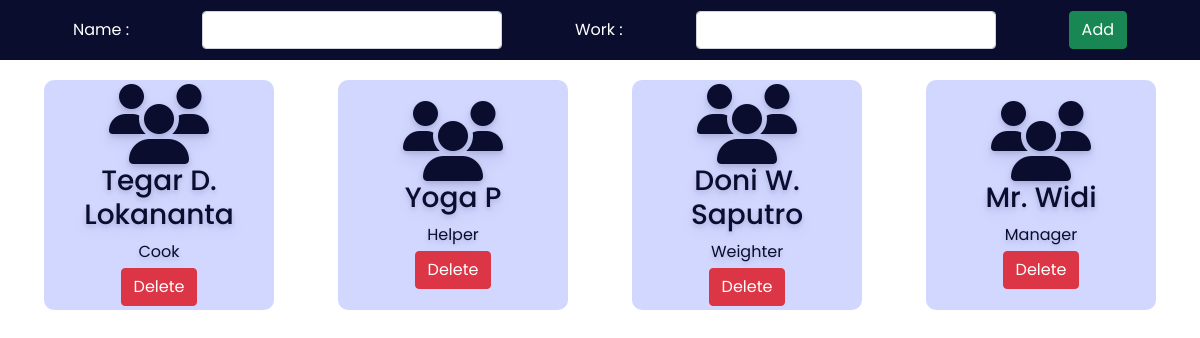
The app's page /admin/staff.php with its own data.
### tables this page shows
CREATE TABLE `staff` (
  `id` int(30) NOT NULL,
  `name` varchar(30) NOT NULL,
  `work` varchar(30) NOT NULL
);

### admin/staff.php (the view, shortened to what this page needs)
<?php
include '../config.php';
?>
<!DOCTYPE html>
<html lang="en">
<head>
    <link rel="stylesheet" href="https://cdnjs.cloudflare.com/ajax/libs/font-awesome/6.2.0/css/all.min.css" />
    <link href="https://cdn.jsdelivr.net/npm/bootstrap@5.0.2/dist/css/bootstrap.min.css" rel="stylesheet">
    <link rel="stylesheet" href="css/room.css">
</head>
<body>
    <div class="addroomsection">
        <form action="" method="POST">
            <label for="troom">Name :</label>
            <input type="text" name="staffname" class="form-control">
            <label for="bed">Work :</label>
            <select name="staffwork" class="form-control">
                <option value selected></option>
                <option value="Manager">Manager</option>
            </select>
            <button type="submit" class="btn btn-success" name="addstaff">Add</button>
        </form>
    </div>
    <div class="room">
    <?php
        $sql = "select * from staff";
        $re = mysqli_query($conn, $sql)
        ?>
        <?php
        while ($row = mysqli_fetch_array($re)) {
                echo "<div class='roombox'>
						<div class='text-center no-boder'>
                            <i class='fa fa-users fa-5x'></i>
							<h3>" . $row['name'] . "</h3>
                            <div class='mb-1'>" . $row['work'] . "</div>
                            <a href='staffdelete.php?id=". $row['id'] ."'><button class='btn btn-danger'>Delete</button></a>
						</div>
                    </div>";
        }
        ?>
    </div>
</body>
</html>

### admin/css/room.css (style rules this page uses)
:root { --bg-text-shadow: 0 2px 4px rgb(13 0 77 / 8%), 0 3px 6px rgb(13 0 77 / 8%), 0 8px 16px rgb(13 0 77 / 8%); --bg-box-shadow: 0px 0px 20px 6px rgba(8, 8, 15, 0.31); }
* { margin: 0; padding: 0; font-family: 'Poppins', sans-serif; }
.addroomsection { height: 60px; width: 100%; background-color: #0a0d2d; position:fixed; z-index: 100; }
.addroomsection form { height: 100%; display: flex; justify-content: space-evenly; align-items: center; }
.addroomsection form label { color: white; }
.addroomsection form select { width: 300px; }
.addroomsection form input { width: 300px; }
.room { display: flex; position: relative; top: 60px; height: 85vh; overflow-y: scroll; justify-content: space-evenly; flex-wrap: wrap; }
.roombox { height: 230px; width: 230px; margin: 20px; display: flex; flex-direction: column; justify-content: center; color: #0a0d2d; text-shadow: var(--bg-text-shadow); border-radius: 10px; }

### admin/staff.php (style rules this page uses)
.roombox { background-color: #d1d7ff; padding: 10px; }

### records on screen
staff: name "Tegar D. Lokananta", work "Cook"
staff: name "Yoga P", work "Helper"
staff: name "Doni W. Saputro", work "Weighter"
staff: name "Mr. Widi", work "Manager"
